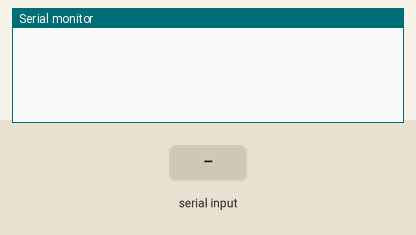
This sketch was run on a simulated Arduino Uno, built with avr-gcc and run on an emulated ATmega328P. Parts: the last lines printed to the serial monitor. Inputs (shaded band) come from the test bench.

Above: at 1.2 s.
1.3 s: "90,45\n" received over Serial
At 3.3 s:
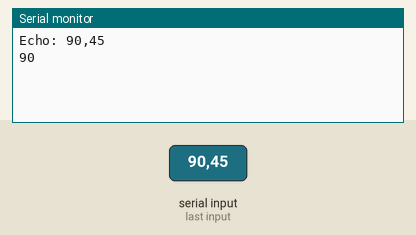
3.8 s: "0\n" received over Serial
At 6.2 s:
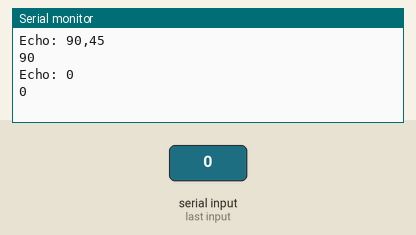

Measured:
- after the input at 1.3 s, the serial monitor: prints a new line after 1.0 s (image 1)
- after the input at 3.8 s, the serial monitor: prints a new line after 1.0 s (image 2)

The sketch:

ScannerTest.ino
```cpp
#include<string.h>
String sendMessage;
String receivedMessage;

void setup() {
  Serial.begin(9600);    // Initialize the Serial monitor for debugging
  //Serial1.begin(9600);   // Initialize Serial1 for sending data
}

void loop() {
  //Serial.print("\nHej");
  //delay(3000);
  while (Serial.available() == 0) {}
  //  Serial.print("\nDu");
  //  int receivedChar = Serial.read();
  //  if (receivedChar > 1) {
  //  Serial.print(receivedChar);  // Print the received message in the Serial monitor
  //  Serial.print("\nDu");
    String input = Serial.readString();
    unsigned long int intinput = input.toInt();
    Serial.print("Echo: ");
    Serial.println(input);
    Serial.println(intinput);
  //  }


}

/*void serialEvent() {
    String input = Serial.readString();
    Serial.print("Echo: ");
    Serial.println(input);
}*/
```
